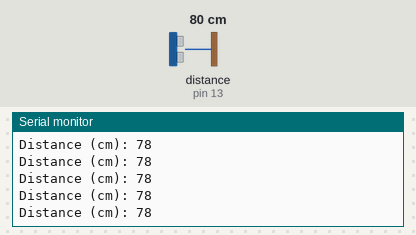
This sketch was run on a simulated Arduino Uno, built with avr-gcc and run on an emulated ATmega328P. On the bench: the last lines printed to the serial monitor. Wiring (inferred from the names in the program): ultrasonic range finder: trigger pin 12; echo pin 13. The inputs (shaded band) are chosen by the test bench; at power-on: distance to the obstacle (sensor on pin 13) 80 cm. The echo pulse lasts 58.3 µs per cm.

Above: at 1.2 s.
1.3 s: distance to the obstacle (sensor on pin 13) set to 2 cm
At 1.9 s:
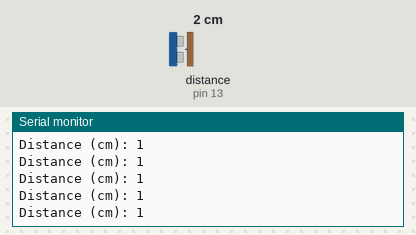
4.3 s: distance to the obstacle (sensor on pin 13) set to 18 cm
At 5.1 s:
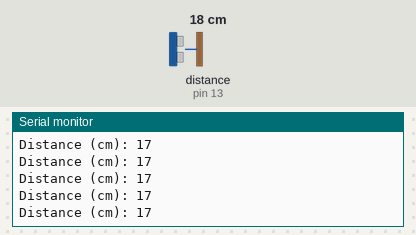
7.3 s: distance to the obstacle (sensor on pin 13) set to 4 cm
At 8.4 s:
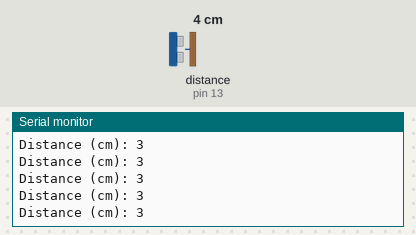
10.3 s: distance to the obstacle (sensor on pin 13) set to 35 cm
At 11.2 s:
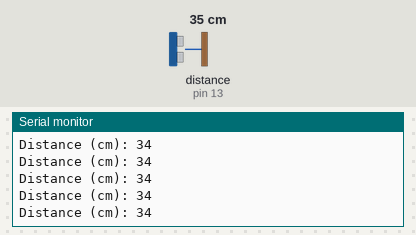
13.3 s: distance to the obstacle (sensor on pin 13) set to 120 cm
At 13.9 s:
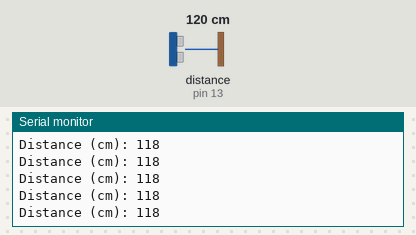
19.3 s: distance to the obstacle (sensor on pin 13) set to 9 cm
At 19.9 s:
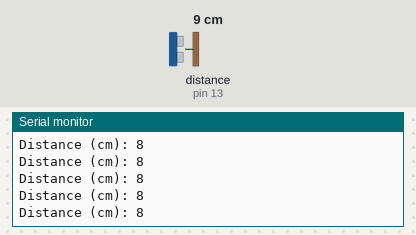
Timing chart, 0 to 22.3 s (numbered marks = the images above; inputs shaded):
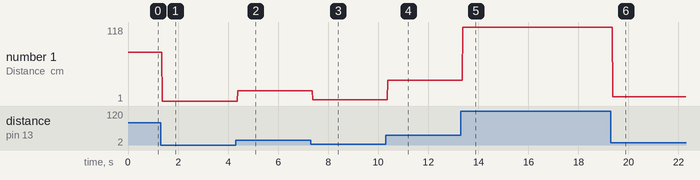

The sketch:

Ultrasonic_Function.ino
```cpp
#define trigPin 12
#define echoPin 13

long duration;
int distance, num;

void setup() {
  // put your setup code here, to run once:
  pinMode(trigPin, OUTPUT); //Sets the trigPin as an output
  pinMode(echoPin, INPUT); //Sets the echoPin as an input
  Serial.begin(9600); //Starts the serial communication
}

int getUltrasonicDistance(){
  //Clear the trig pin for 2ms
  digitalWrite(trigPin, LOW);
  delayMicroseconds(2);
  //Sets the trigPin on HIGH state for 10ms
  digitalWrite(trigPin, HIGH);
  delayMicroseconds(10);
  digitalWrite(trigPin, LOW);
  //Reads the echoPin, returns the soundwave travel time in ms
  duration = pulseIn(echoPin, HIGH); //detect when echoPin is HIGH
  //Calculate the distance
  distance = duration * 0.034/2; //distance in cm
  return distance;
}

void loop() {
  // put your main code here, to run repeatedly:
  //Call getUltrasonicDistance() function
  num = getUltrasonicDistance();
  //Prints num on the Serial Monitor
  Serial.print("Distance (cm): ");
  Serial.println(num);
}
```

Measured:
- after the input at 1.3 s, the serial monitor: prints a new line after 0.07 s (image 1)
- after the input at 4.3 s, the serial monitor: prints a new line after 0.08 s (image 2)
- after the input at 7.3 s, the serial monitor: prints a new line after 0.09 s (image 3)
- after the input at 10.3 s, the serial monitor: prints a new line after 0.08 s (image 4)
- after the input at 13.3 s, the serial monitor: prints a new line after 0.08 s (image 5)
- after the input at 19.3 s, the serial monitor: prints a new line after 0.08 s (image 6)
- plotted number 1: 78 → 1 after the input at 1.3 s, 1 → 17 after the input at 4.3 s, 17 → 3 after the input at 7.3 s, 3 → 34 after the input at 10.3 s, 34 → 118 after the input at 13.3 s
